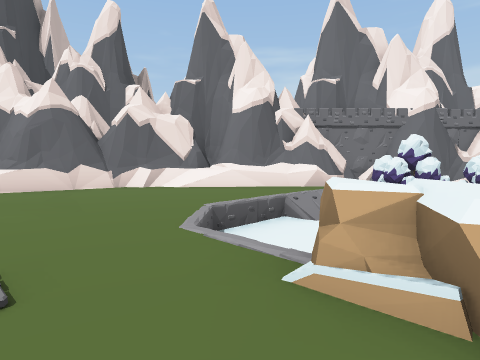
[1] (above)

21 first-person views from a walk through a Unity game level. The camera is 1.3 m above the floor, tilts 4° down and sees 75° across. The floor is counted in squares, 2 m on a side. Each view is taken from the middle of a square. On the plan, view 1 faces up. The plan holds only what a view shows up to about 10 squares ahead; the rest is blank. The place goes on beyond the plan. Some surface patterns are stand-ins.

[2]
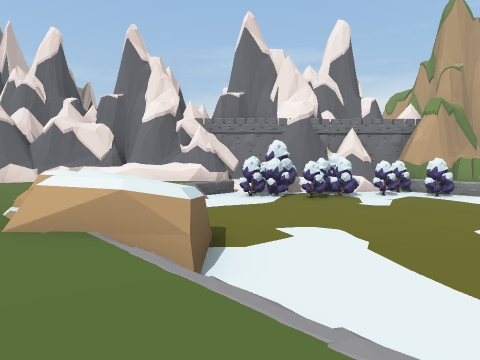

[3]
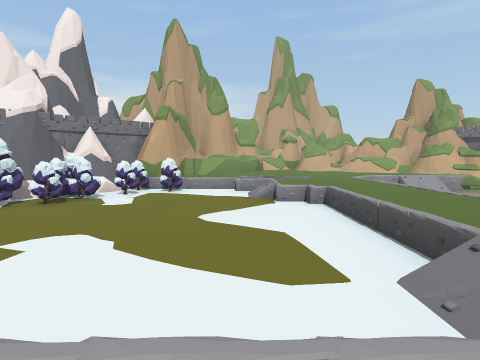

[4]
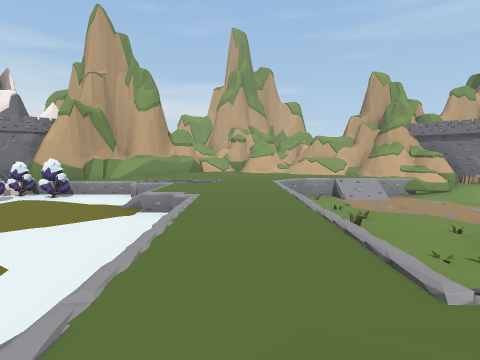

[5]
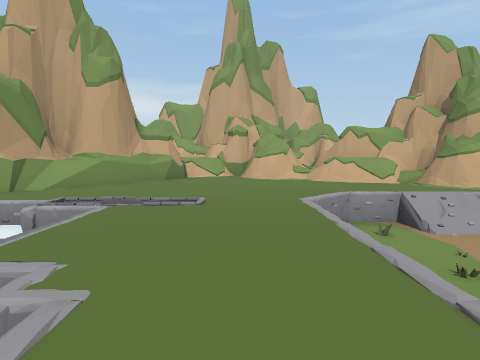

[6]
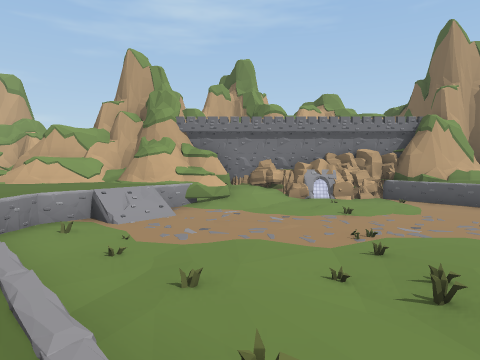

[7]
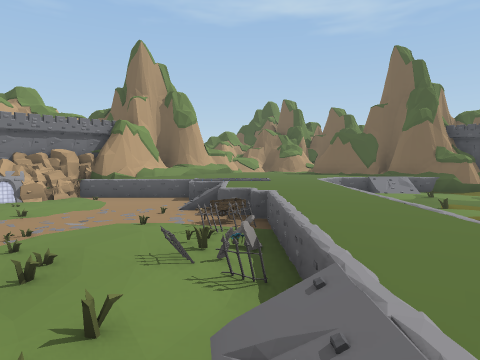

[8]
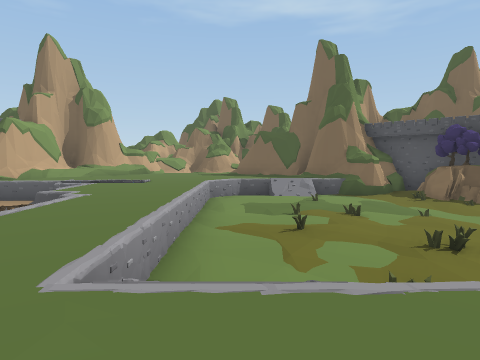

[9]
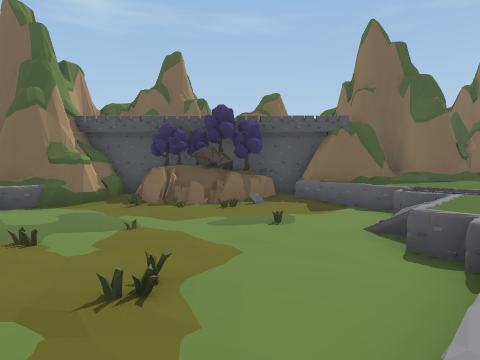

[10]
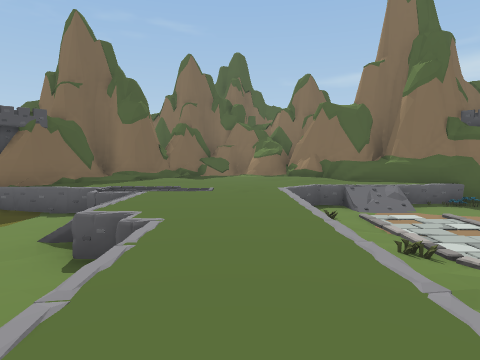

[11]
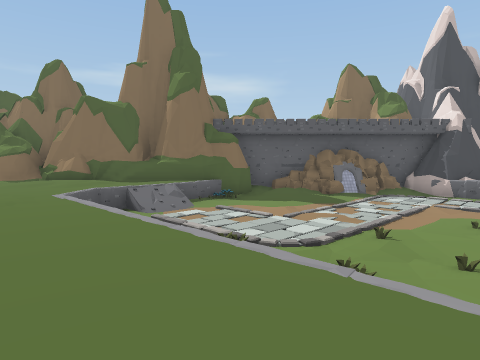

[12]
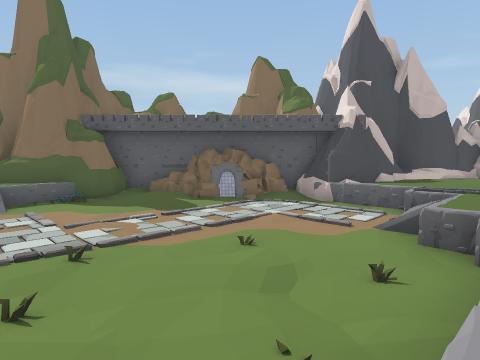

[13]
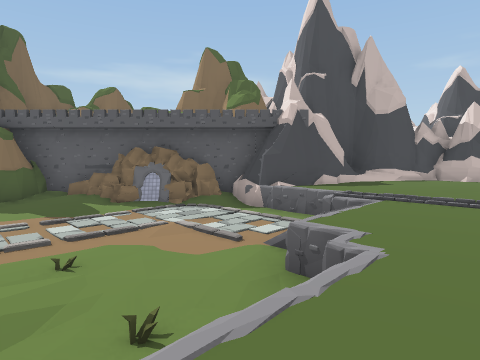

[14]
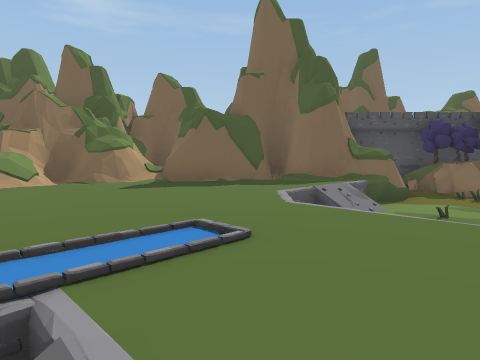

[15]
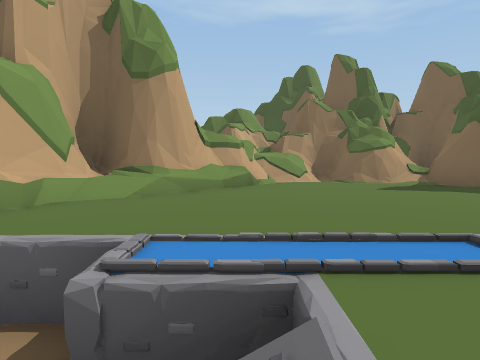

[16]
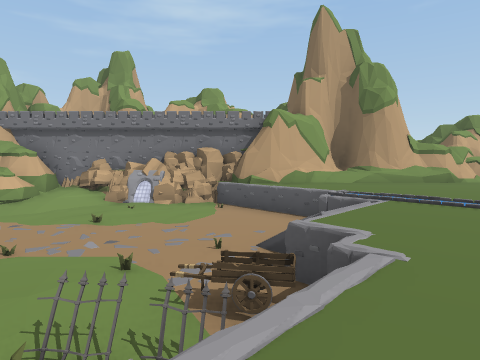

[17]
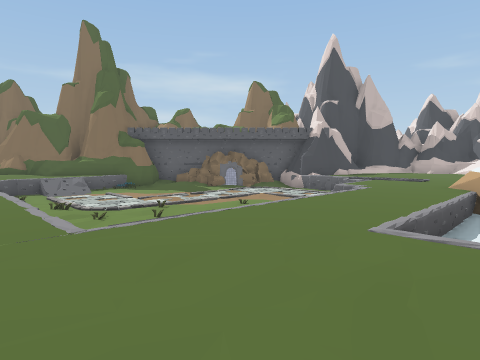

[18]
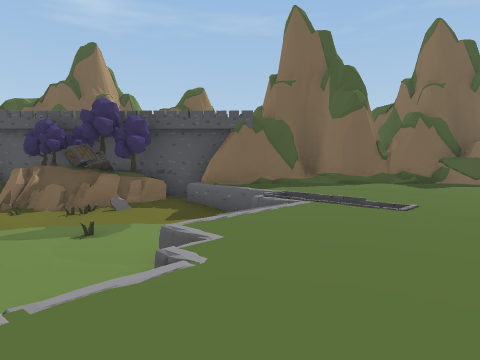

[19]
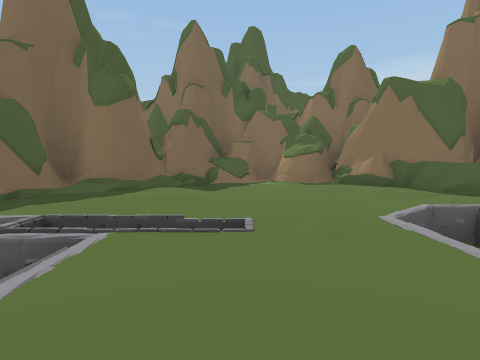

[20]
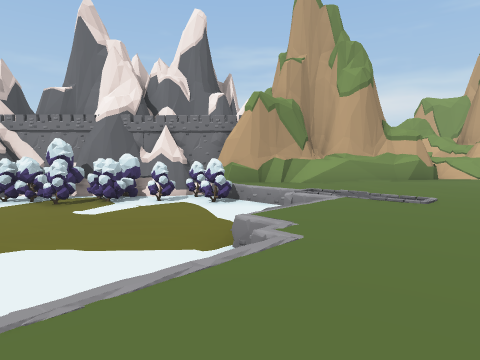

[21]
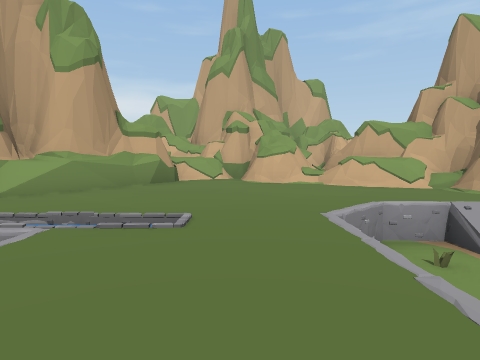

### Floor plan
Key: @ floor where view 1 was taken; # wall or solid block; . main floor; : floor 0.25 m higher than the main floor; - floor 0.5 m lower than the main floor; _ floor 0.75 m lower than the main floor; < floor 1 m lower than the main floor; / step, stairs or slope; = window, fence, low wall or low ledge; ^ raised ledge; v drop or lower ground; T tree; F fence; M tombstone; C cart; O other object.
Columns run from 7 left of view 1 to 20 right of it. Each row starts with its distance up from view 1.
  9               ###    #==#
  8     ###########T######:=#
  7   ###/////TTTTTT/.....:.##
  6   =....///__T____/......#=
  5 ##.....//________=/...../##
  4 #......_________/=//.....=#
  3 #=...../________=..../.../#
  2 #....../#/______=.../<=..##
  1 ##.../////______/../<<//.^#
  0  #..#=.@/./____=../<<<<</=##
 -1  ###=////../_//..//_<<<<//-#
 -2  ## </v==/..//..///<<<<<</##
 -3  #=<<<<<< /.... /__/<<<<</#
 -4  ##<<<<<<_=/..../FFF/<<<</#
 -5  ##<<<<<<<<//..../MC<<<<</#
 -6  #=<<<<<<<<=/.//..OF<<<<<##
 -7  ##<<<<<<<<../=</..////</##
 -8  ## <<<<</../<<<</....=///##
 -9   #O <<<//./<<_/_</......//#
-10   #. =</...<<<__<<</......##
-11   #..=//.../<<<<<<<</.....#
-12   #....././/<<<<<<<</.....^
-13   #/..../==<<<<<<<//......=#
-14   #/.....=<<<<</<<=.....#.^#
-15   ##....../<_###_###.#######
-16   #....../##^###^######
-17   ################

Positions as (right, up) in squares from view 1, and headings:
1: (0, 0), facing up
2: (3, -2), facing up
3: (3, -2), facing up-right
4: (6, -3), facing up-right
5: (9, 0), facing up-right
6: (9, -1), facing right
7: (8, -2), facing down-right
8: (6, -5), facing down-right
9: (6, -7), facing down
10: (5, -7), facing down-left
11: (5, -8), facing left
12: (4, -4), facing left
13: (3, -2), facing left
14: (14, -7), facing down
15: (14, -7), facing down-right
16: (10, -6), facing right
17: (8, -4), facing left
18: (3, -8), facing down
19: (3, -10), facing down-left
20: (9, -1), facing up
21: (10, 1), facing up-right
